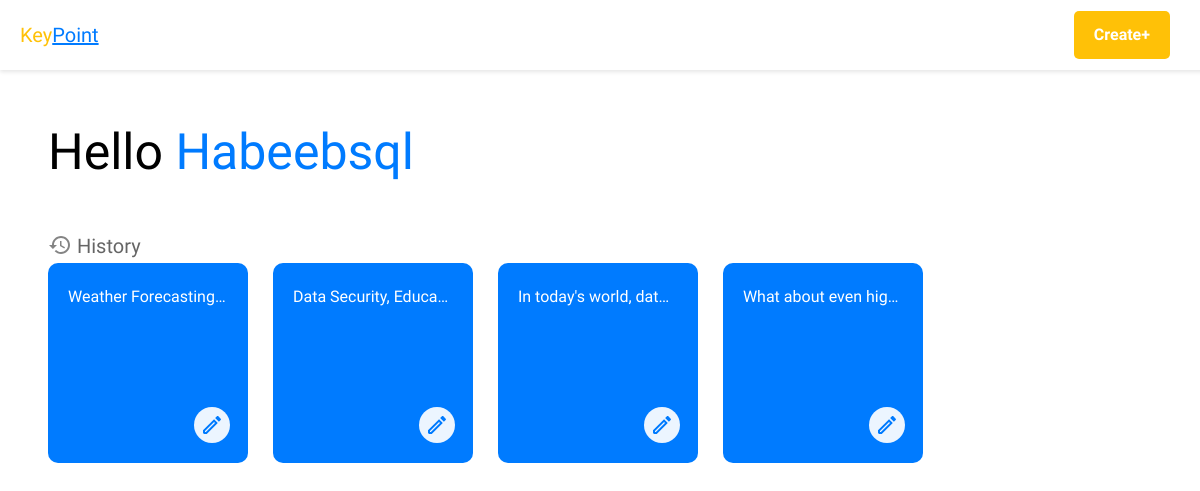
The page / (signed in) on the database its author committed.
### home/models.py (models this page shows, shortened)
class SavedData(models.Model):
    author = models.ForeignKey(User, on_delete=models.CASCADE)
    title = models.CharField(max_length=60, unique=False)
    data = models.TextField()
    slug = models.SlugField(max_length=100, unique=True, blank=True)

### home/views.py (the view)
# urls.py: path("", homePageView, name='home'),
def homePageView(request):
    if request.user.is_authenticated:
        user_data = SavedData.objects.filter(author=request.user)
        reversed_user_data = user_data[::-1]
        context = {
            'historical_chats':reversed_user_data
        }
        return render(request, 'home.html', context)
    else:
        return render(request, 'home.html')

### home/templates/home.html (shortened to what this page needs)
{% extends 'base.html' %}
{% block content %}
{% load socialaccount %}
{% if user.is_authenticated %}
<header class="header">
    <div class="logo">
        <a href="{% url 'home' %}">
        <strong style="color: #ffc107; display: inline-block;">Key</strong><div style="text-decoration: underline; color: #007bff; display: inline-block;">Point</div>
        </a>
    </div>
    <nav class="navigation">
        <ul>
            <li class="boxed-link"><a href="{% url 'emphasis' %}"><div>Create+</div></a></li>
        </ul>
    </nav>
</header>
<main class="home-content">
<div class="name"  id="text-container">
Hello <strong class="name-color"><a href="{% url 'settings' %}">{{user.username}}</a></strong>
</div><br>
<div class="h3-container" style="opacity: 60%;">
    <div class="history">
        History
    </div>
</div>
<div class="scroll-container">
    <div class="container">
        {% if historical_chats %}
            {% for data in historical_chats %}
            <div class="square-box">
                <a href="{% url 'detail' data.slug %}" class="box-link">
                    <div class="box-content">{{ data.title }}</div>
                </a>
                <a href="{% url 'edit' data.slug %}" class="edit-link">
                </a>
            </div>
            {% endfor %}
        {% else %}
        <div class="no-history-box">
            <div class="no-history-box-content" style="opacity: 50%;">No data</div>
        </div>
        {% endif %}
    </div>
</div>
</main>
{% endif %}
{% endblock %}

### staticfiles/css/styles.css (style rules this page uses)
body, html { font-family: 'Google Sans', sans-serif; font-size: 20px; line-height: 1.7; }
.home-content { margin-top: 70px; padding: 40px; }
.header { height: 30px; background-color:white; padding: 20px; display: flex; justify-content: space-between; align-items: center; box-shadow: 0 2px 4px rgba(0, 0, 0, 0.1); position: fixed; top: 0; left: 0; right: 0; width: 100%; }
.navigation ul { list-style: none; padding: 0; margin: 0; }
.navigation ul li { display: inline-block; }
.navigation ul li a { text-decoration: none; color: #007bff; font-weight: bold; font-size: 16px; transition: color 0.3s; }
.boxed-link { margin-right: 50px; }
.boxed-link div { background-color: #ffc107; padding: 10px 20px; border-radius: 5px; color: #fff; font-weight: bold; }
strong { font-weight: 500; }
.history_svg { margin-bottom: -3.5px; color: #007bff; }
#text-container a { text-decoration: none; color: #007bff; }
#text-container strong { color: #007bff; }
.scroll-container { overflow-x: auto; white-space: nowrap; scrollbar-width: thin; }
.container { display: inline-block; }
.square-box { position: relative; width: 180px; height: 180px; background-color: #007bff; display: inline-block; margin-right: 20px; border-radius: 10px; padding: 10px; transition: background-color 0.3s; }
.box-link { display: block; width: 100%; height: 100%; text-decoration: none; }
.box-content { color: #fff; font-size: 16px; padding: 10px; overflow: hidden; text-overflow: ellipsis; white-space: nowrap; }
.edit-link { position: absolute; bottom: 10px; right: 18px; }
.edit-link-svg { background-color: rgba(255, 255, 255, 0.925); fill: #007bff; border-radius: 50px; padding: 6px; }
.name { font-size: 50px; }
.name-color { color: #007bff; text-transform: capitalize; }

### rows shown on the page
SavedData: title "Weather Forecasting…"
SavedData: title "Data Security, Educa…"
SavedData: title "In today's world, dat…"
SavedData: title "What about even hig…"

### other values the page prints
{{ user.username }} "Habeebsql"
